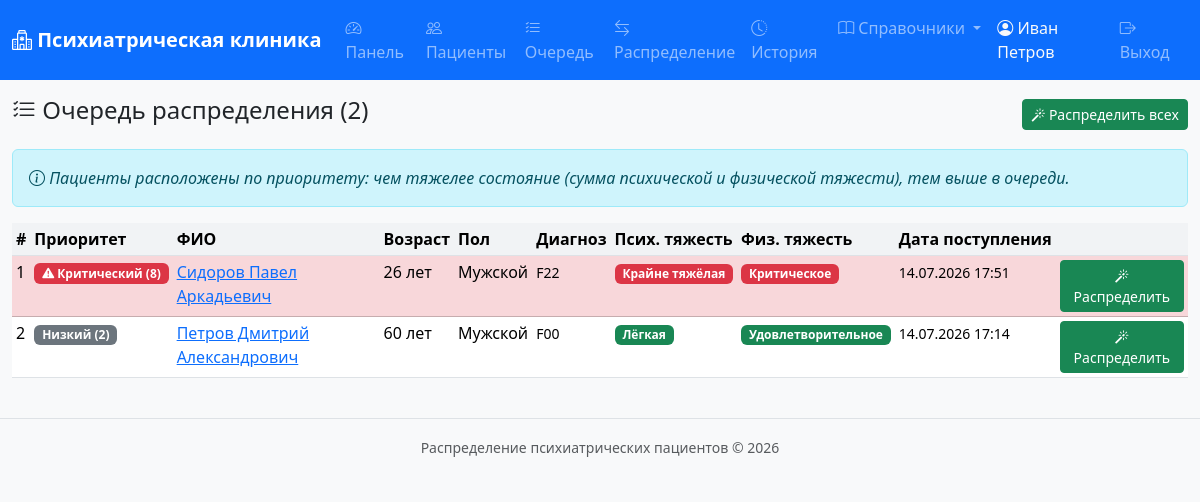
/distribution/queue/ (signed in), run on an earlier commit of the app's database.
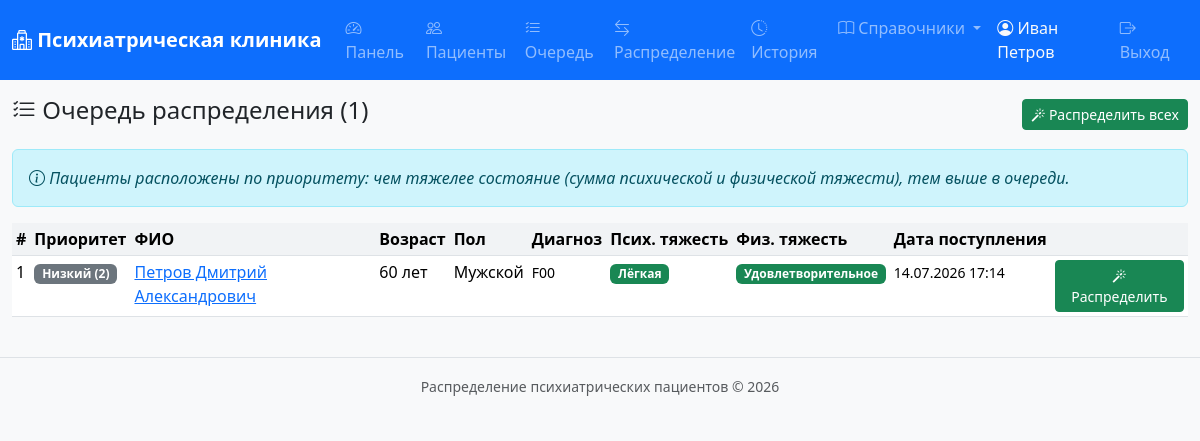
And on a later commit of the database.
### apps/accounts/models.py (models this page shows, shortened)
class User(AbstractUser):
    ROLE_CHOICES = [
        ('doctor', 'Врач приёмного отделения'),
        ('senior_nurse', 'Старшая медсестра'),
        ('admin', 'Администратор'),
    ]
    role = models.CharField(max_length=20, choices=ROLE_CHOICES, default='doctor', verbose_name='Роль')
    phone = models.CharField(max_length=20, blank=True, verbose_name='Телефон')
    class Meta:
        verbose_name = 'Пользователь'
        verbose_name_plural = 'Пользователи'

### apps/patients/models.py (models this page shows, shortened)
class Patient(models.Model):
    STATUS_CHOICES = [
        ('waiting', 'Ожидает распределения'),
        ('assigned', 'Распределён'),
        ('hospitalized', 'Госпитализирован'),
        ('rejected', 'Отказ'),
    ]
    last_name = models.CharField(max_length=100, verbose_name='Фамилия')
    first_name = models.CharField(max_length=100, verbose_name='Имя')
    patronymic = models.CharField(max_length=100, blank=True, verbose_name='Отчество')
    date_of_birth = models.DateField(verbose_name='Дата рождения')
    gender = models.ForeignKey(Gender, on_delete=models.PROTECT, verbose_name='Пол')
    diagnosis = models.ForeignKey(Diagnosis, on_delete=models.PROTECT, verbose_name='Диагноз (МКБ-11)')
    mental_severity = models.ForeignKey(
        MentalSeverity, on_delete=models.PROTECT, verbose_name='Тяжесть психического состояния'
    )
    physical_severity = models.ForeignKey(
        PhysicalSeverity, on_delete=models.PROTECT, verbose_name='Тяжесть физического состояния'
    )
    admission_date = models.DateTimeField(default=timezone.now, verbose_name='Дата и время поступления')
    status = models.CharField(
        max_length=20, choices=STATUS_CHOICES, default='waiting', verbose_name='Статус'
    )
    department = models.ForeignKey(
        Department, on_delete=models.SET_NULL, null=True, blank=True,
        verbose_name='Назначенное отделение'
    )
    assigned_by = models.ForeignKey(
        settings.AUTH_USER_MODEL, on_delete=models.SET_NULL, null=True, blank=True,
        verbose_name='Распределено (врач)'
    )
    assignment_note = models.TextField(blank=True, verbose_name='Примечание к распределению')
    created_at = models.DateTimeField(auto_now_add=True, verbose_name='Создано')
    updated_at = models.DateTimeField(auto_now=True, verbose_name='Обновлено')
    class Meta:
        verbose_name = 'Пациент'
        verbose_name_plural = 'Пациенты'
        ordering = ['-admission_date']
    @property
    def age(self):
        today = date.today()
        return today.year - self.date_of_birth.year - (
            (today.month, today.day) < (self.date_of_birth.month, self.date_of_birth.day)
        )
    @property
    def full_name(self):
        return f'{self.last_name} {self.first_name} {self.patronymic}'.strip()
    @property
    def severity_priority(self):
        return self.mental_severity.level + self.physical_severity.level
    @property
    def severity_priority_display(self):
        score = self.severity_priority
        if score >= 7:
            return 'Критический'
        if score >= 5:
            return 'Высокий'
        if score >= 3:
            return 'Средний'
        return 'Низкий'

### apps/references/models.py (models this page shows, shortened)
class MentalSeverity(models.Model):
    name = models.CharField(max_length=50, unique=True, verbose_name='Название')
    level = models.PositiveIntegerField(unique=True, verbose_name='Уровень (1-4)')
    class Meta:
        verbose_name = 'Тяжесть психического состояния'
        verbose_name_plural = 'Тяжести психических состояний'
        ordering = ['level']

class PhysicalSeverity(models.Model):
    name = models.CharField(max_length=50, unique=True, verbose_name='Название')
    level = models.PositiveIntegerField(unique=True, verbose_name='Уровень (1-4)')
    class Meta:
        verbose_name = 'Тяжесть физического состояния'
        verbose_name_plural = 'Тяжести физических состояний'
        ordering = ['level']

class Gender(models.Model):
    name = models.CharField(max_length=20, unique=True, verbose_name='Название')
    class Meta:
        verbose_name = 'Пол'
        verbose_name_plural = 'Пол'
        ordering = ['name']
    def __str__(self):
        return self.name

class Diagnosis(models.Model):
    code = models.CharField(max_length=10, verbose_name='Код МКБ-11')
    name = models.CharField(max_length=500, verbose_name='Название')
    block = models.CharField(max_length=200, blank=True, verbose_name='Блок МКБ')
    chapter = models.CharField(max_length=200, blank=True, verbose_name='Класс МКБ')
    parent = models.ForeignKey(
        'self', on_delete=models.SET_NULL, null=True, blank=True,
        related_name='children', verbose_name='Родительский диагноз'
    )
    class Meta:
        verbose_name = 'Диагноз МКБ-11'
        verbose_name_plural = 'Диагнозы МКБ-11'
        ordering = ['code']

### apps/distribution/views.py (the view)
# urls.py: path('queue/', views.queue_view, name='queue'),
@login_required
def queue_view(request):
    queue = DistributionService.get_queue()
    paginator = Paginator(queue, 20)
    page_obj = paginator.get_page(request.GET.get('page'))
    return render(request, 'distribution/queue.html', {'page_obj': page_obj})

### apps/distribution/services.py (called while the page is built)
    @staticmethod
    def get_queue():
        from django.db.models import F, Value, IntegerField
        from django.db.models.functions import Coalesce
        return Patient.objects.filter(
            status='waiting'
        ).select_related(
            'gender', 'diagnosis', 'mental_severity', 'physical_severity'
        ).annotate(
            priority_score=F('mental_severity__level') + F('physical_severity__level')
        ).order_by('-priority_score', 'admission_date')

### apps/distribution/templates/distribution/queue.html (shortened to what this page needs)
{% extends "base.html" %}
{% block content %}
<div class="d-flex justify-content-between align-items-center mt-3">
    <h4><i class="bi bi-list-check"></i> Очередь распределения ({{ page_obj.paginator.count }})</h4>
    <button type="button" class="btn btn-success btn-sm" id="distributeAllBtn">
        <i class="bi bi-magic"></i> Распределить всех
    </button>
</div>
<div class="alert alert-info mt-3">
    <i class="bi bi-info-circle"></i> <em>Пациенты расположены по приоритету:
    чем тяжелее состояние (сумма психической и физической тяжести), тем выше в очереди.</em>
</div>
<div class="table-responsive mt-3">
    <table class="table table-hover table-sm">
        <thead>
            <tr>
                <th>#</th>
                <th>Приоритет</th>
                <th>ФИО</th>
                <th>Возраст</th>
                <th>Пол</th>
                <th>Диагноз</th>
                <th>Псих. тяжесть</th>
                <th>Физ. тяжесть</th>
                <th>Дата поступления</th>
                <th></th>
            </tr>
        </thead>
        <tbody>
            {% for p in page_obj %}
            <tr class="{% if p.severity_priority >= 7 %}table-danger{% elif p.severity_priority >= 5 %}table-warning{% endif %}">
                <td>{{ forloop.counter }}</td>
                <td>
                    {% if p.severity_priority >= 7 %}
                    <span class="badge bg-danger"><i class="bi bi-exclamation-triangle-fill"></i> {{ p.severity_priority_display }} ({{ p.severity_priority }})</span>
                    {% elif p.severity_priority >= 5 %}
                    <span class="badge bg-warning text-dark"><i class="bi bi-exclamation-circle"></i> {{ p.severity_priority_display }} ({{ p.severity_priority }})</span>
                    {% elif p.severity_priority >= 3 %}
                    <span class="badge bg-info">{{ p.severity_priority_display }} ({{ p.severity_priority }})</span>
                    {% else %}
                    <span class="badge bg-secondary">{{ p.severity_priority_display }} ({{ p.severity_priority }})</span>
                    {% endif %}
                </td>
                <td><a href="{% url 'patients:detail' pk=p.pk %}">{{ p.full_name }}</a></td>
                <td>{{ p.age }} лет</td>
                <td>{{ p.gender }}</td>
                <td><small>{{ p.diagnosis.code }}</small></td>
                <td>
                    <span class="badge bg-{% if p.mental_severity.level <= 2 %}success{% elif p.mental_severity.level == 3 %}warning{% else %}danger{% endif %}">
                        {{ p.mental_severity.name }}
                    </span>
                </td>
                <td>
                    <span class="badge bg-{% if p.physical_severity.level <= 2 %}success{% elif p.physical_severity.level == 3 %}warning{% else %}danger{% endif %}">
                        {{ p.physical_severity.name }}
                    </span>
                </td>
                <td><small>{{ p.admission_date|date:"d.m.Y H:i" }}</small></td>
                <td>
                    <button class="btn btn-sm btn-success distribute-btn" data-patient-id="{{ p.pk }}">
                        <i class="bi bi-magic"></i> Распределить
                    </button>
                </td>
            </tr>
            {% empty %}
            <tr><td colspan="10" class="text-center text-muted">Очередь пуста</td></tr>
            {% endfor %}
        </tbody>
    </table>
</div>
{% endblock %}

### templates/base.html (shortened to what this page needs)
{% load static %}
<!DOCTYPE html>
<html lang="ru">
<head>
    <link href="https://cdn.jsdelivr.net/npm/bootstrap@5.3.3/dist/css/bootstrap.min.css" rel="stylesheet">
    <link href="https://cdn.jsdelivr.net/npm/bootstrap-icons@1.11.3/font/bootstrap-icons.min.css" rel="stylesheet">
    <link href="{% static 'css/style.css' %}" rel="stylesheet">
</head>
<body>
    <nav class="navbar navbar-expand-lg navbar-dark bg-primary">
        <div class="container-fluid">
            <a class="navbar-brand" href="{% url 'home' %}">
                <i class="bi bi-hospital"></i> Психиатрическая клиника
            </a>
            <div class="collapse navbar-collapse" id="navbarNav">
                <ul class="navbar-nav me-auto">
                    {% if user.is_authenticated %}
                    <li class="nav-item">
                        <a class="nav-link" href="{% url 'reports:dashboard' %}">
                            <i class="bi bi-speedometer2"></i> Панель
                        </a>
                    </li>
                    <li class="nav-item">
                        <a class="nav-link" href="{% url 'patients:list' %}">
                            <i class="bi bi-people"></i> Пациенты
                        </a>
                    </li>
                    <li class="nav-item">
                        <a class="nav-link" href="{% url 'distribution:queue' %}">
                            <i class="bi bi-list-check"></i> Очередь
                        </a>
                    </li>
                    <li class="nav-item">
                        <a class="nav-link" href="{% url 'distribution:manual_assign' %}">
                            <i class="bi bi-arrow-left-right"></i> Распределение
                        </a>
                    </li>
                    <li class="nav-item">
                        <a class="nav-link" href="{% url 'distribution:history' %}">
                            <i class="bi bi-clock-history"></i> История
                        </a>
                    </li>
                    <li class="nav-item dropdown">
                        <a class="nav-link dropdown-toggle" href="#" data-bs-toggle="dropdown">
                            <i class="bi bi-book"></i> Справочники
                        </a>
                    </li>
                    {% endif %}
                </ul>
                <ul class="navbar-nav">
                    {% if user.is_authenticated %}
                    <li class="nav-item">
                        <span class="nav-link text-light">
                            <i class="bi bi-person-circle"></i> {{ user.get_full_name|default:user.username }}
                        </span>
                    </li>
                    <li class="nav-item">
                        <a class="nav-link" href="{% url 'accounts:login' %}?logout=1">
                            <i class="bi bi-box-arrow-right"></i> Выход
                        </a>
                    </li>
                    {% else %}
                    <li class="nav-item">
                        <a class="nav-link" href="{% url 'accounts:login' %}">
                            <i class="bi bi-box-arrow-in-right"></i> Вход
                        </a>
                    </li>
                    {% endif %}
                </ul>
            </div>
        </div>
    </nav>
    <div class="container-fluid mt-3">
        {% block content %}{% endblock %}
    </div>
    <footer class="bg-light text-center text-muted py-3 mt-4 border-top">
        <small>Распределение психиатрических пациентов &copy; {% now "Y" %}</small>
    </footer>
</body>
</html>

### static/css/style.css (style rules this page uses)
body { font-family: 'Segoe UI', Tahoma, Geneva, Verdana, sans-serif; background-color: #f8f9fa; }
.navbar-brand { font-weight: 600; }
.table th { background-color: #f1f3f5; font-weight: 600; white-space: nowrap; }

What changed in the data, as far as the page shows it:
no longer on this page (row edited): Patient: severity_priority_display "Критический", severity_priority "8", full_name "Сидоров Павел Аркадьевич", age "26", gender "Мужской", diagnosis.code "F22", mental_severity.name "Крайне тяжёлая", physical_severity.name "Критическое", admission_date "14.07.2026 17:51"
Also different on the page:
{{ page_obj.paginator.count }}: "2" → "1"
